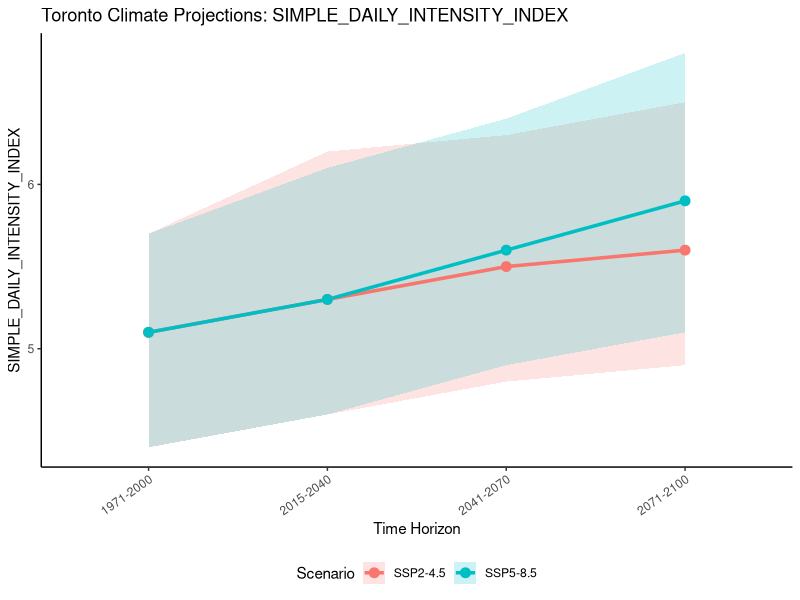

This figure's R source: (Note: this script raises an error after producing the figure.)
#### Preamble ####
# Purpose: Explore the "Current and Future Climate" dataset by visually showcasing various climate trends.
# Author: Benedict Cummins-Mburu
# Last Updated: 7 May 2026
# Contact: b.cumminsmburu@utoronto.ca
# License: MIT

#### Setup ####
library(tidyverse)
analysis_data <- read_csv("data/02-analysis_data/analysis_data.csv")

# Pivot "Distribution" longer for plotting
climate_metrics <- c(
  "ANNUAL_MEAN_TEMPERATURE",
  "ANNUAL_MAXIMUM_TEMPERATURE",
  "ANNUAL_MINIMUM_TEMPERATURE",
  "DAYS_ABOVE_35C",
  "DAYS_BELOW_MINUS_20C",
  "GROWING_DEGREE_DAYS_BASE_0C",
  "TEMPERATURE_BASED_HEAT_WARNING_FREQUENCY",
  "ANNUAL_TOTAL_PRECIPITATION",
  "ANNUAL_TOTAL_DRY_DAYS",
  "SIMPLE_DAILY_INTENSITY_INDEX"
)
wider_data <- pivot_wider(
  analysis_data,
  names_from = Distribution,
  values_from = all_of(climate_metrics)
)

### Generic Response Plotting Function ###

plot_projections <- function(data, var_name) {
  # filter for relevant data
  relevant_columns <- c(
    paste0(var_name, "_10th_PERCENTILE"),
    paste0(var_name, "_MEDIAN"),
    paste0(var_name, "_90th_PERCENTILE")
  )
  relevant_projection_data <- data %>%
    select(all_of(c(relevant_columns, "Climate.Scenario", "Time.Horizon"))) %>%
    filter(Climate.Scenario != "OBSERVED_TORONTO_AVERAGE")

  relevant_projection_data %>%
    ggplot(
      aes(x = Time.Horizon, group = Climate.Scenario, colour = Climate.Scenario)
    ) +
    geom_ribbon(
      aes(
        ymin = !!sym(relevant_columns[1]),
        ymax = !!sym(relevant_columns[3]),
        fill = Climate.Scenario
      ),
      alpha = 0.2,
      color = NA
    ) +
    geom_line(
      aes(y = !!sym(relevant_columns[2])),
      linewidth = 1.2
    ) +
    geom_point(
      aes(y = !!sym(relevant_columns[2])),
      size = 3
    ) +
    labs(
      title = paste("Toronto Climate Projections:", var_name),
      x = "Time Horizon",
      y = var_name,
      fill = "Scenario",
      color = "Scenario"
    ) +
    theme_classic() +
    theme(
      legend.position = "bottom",
      axis.text.x = element_text(angle = 35, hjust = 1)
    )
}

plot_projections(wider_data, "SIMPLE_DAILY_INTENSITY_INDEX")


### Visualize Temperature Trends ####
temperature_trends_plotting_data <- analysis_data


#### Save Figures ####
saveRDS(
  first_model,
  file = "data/first_model.rds"
)
